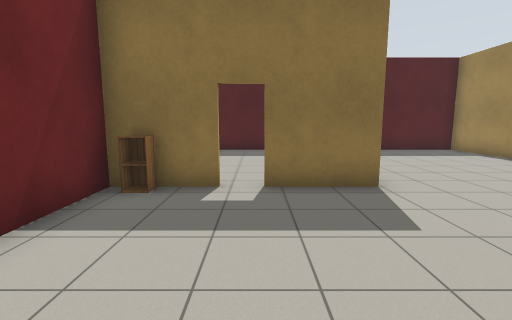
view 1 (above)

21 first-person views from a walk through a Gazebo world. The camera is 1.3 m above the floor, tilts 8° down and sees 85° across. The floor is counted in squares, 1 m on a side. Each view is taken from the middle of a square. On the plan, view 1 faces up. The plan holds only what a view shows up to about 13 squares ahead; the rest is blank. The robots in the file are not drawn. Gazebo's built-in surfaces are drawn with simple patterns.

view 2
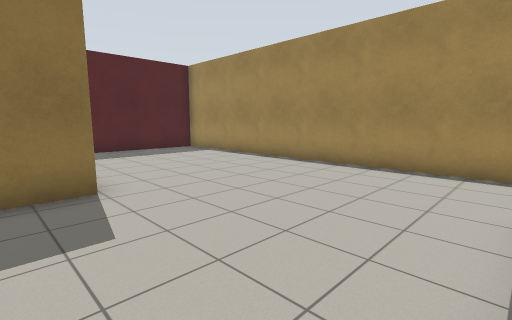

view 3
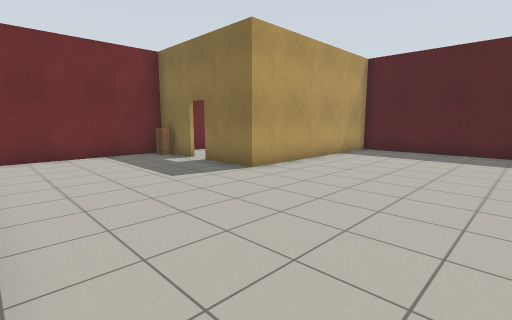

view 4
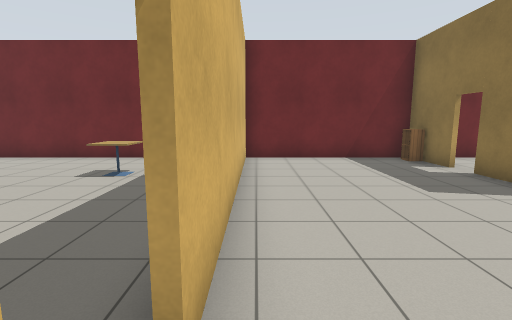

view 5
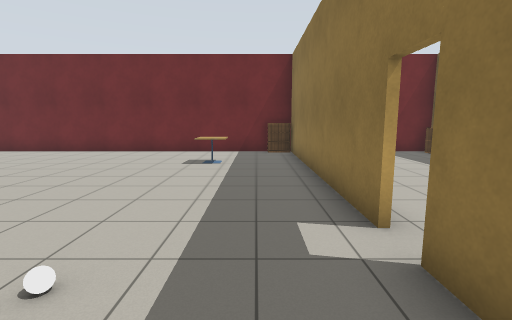

view 6
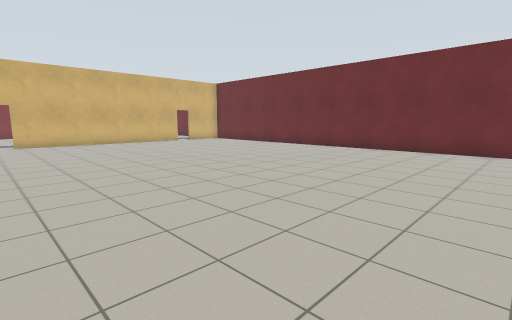

view 7
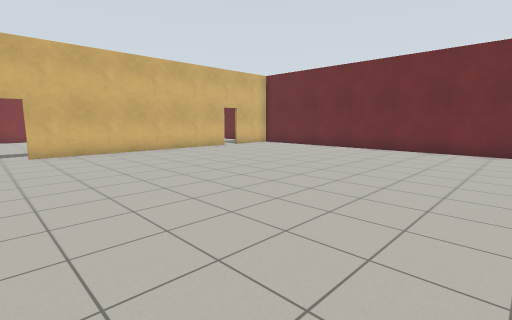

view 8
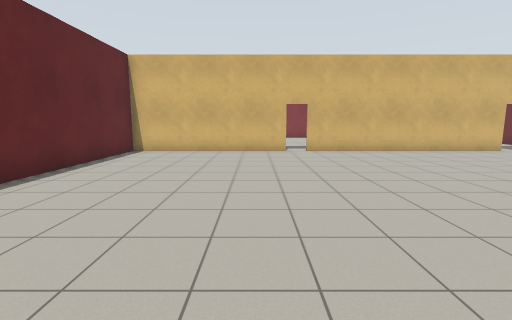

view 9
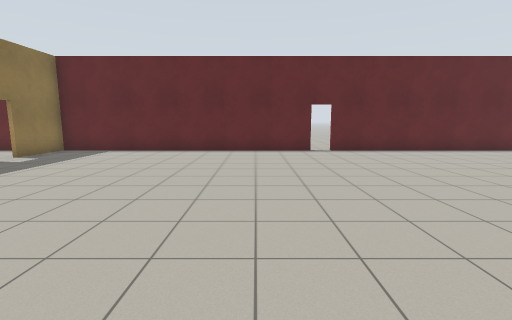

view 10
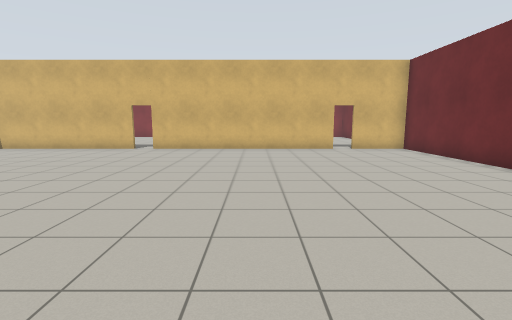

view 11
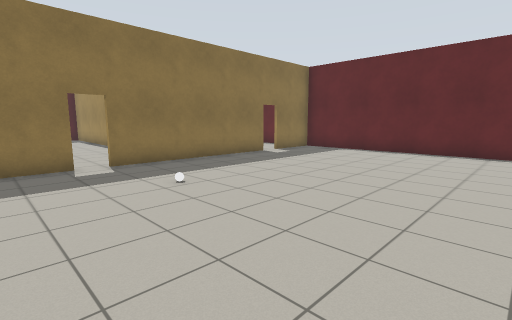

view 12
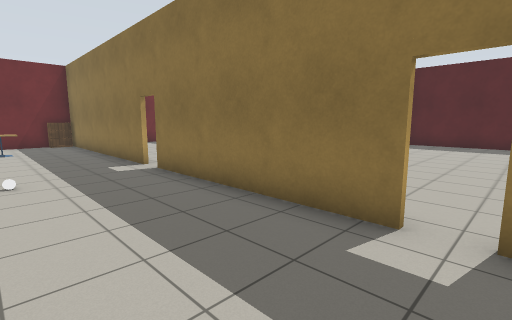

view 13
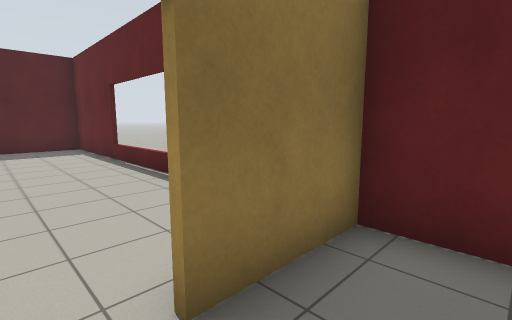

view 14
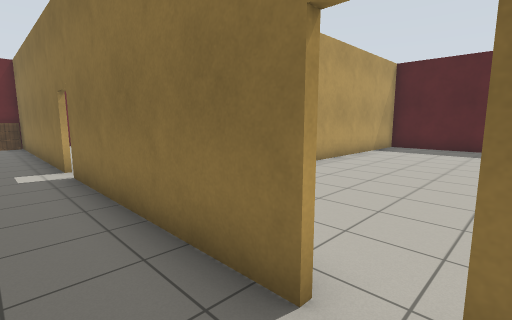

view 15
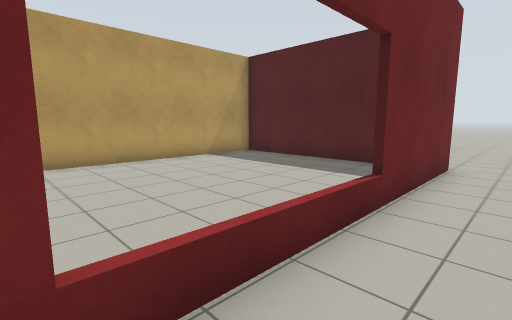

view 16
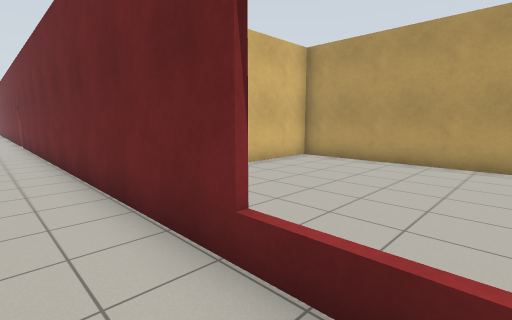

view 17
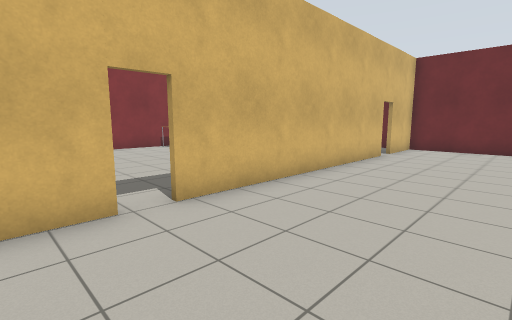

view 18
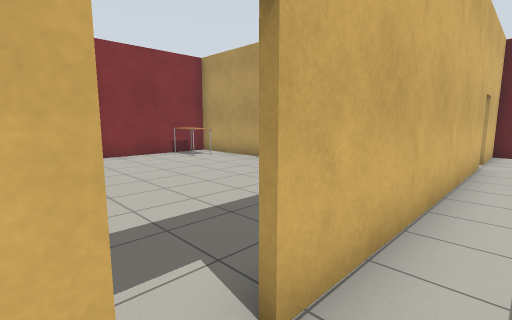

view 19
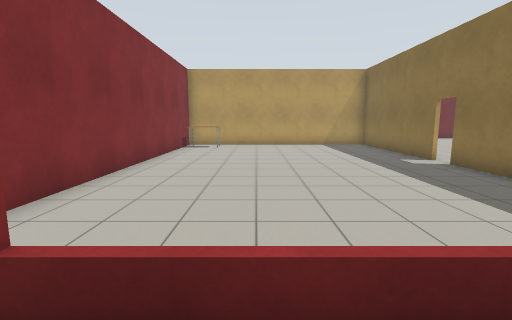

view 20
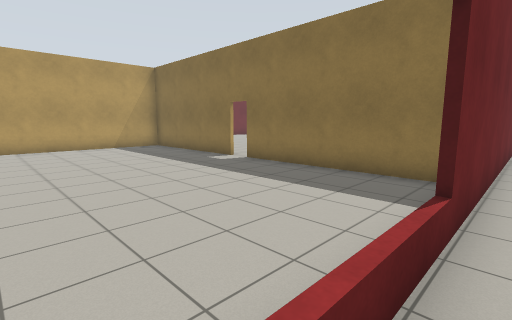

view 21
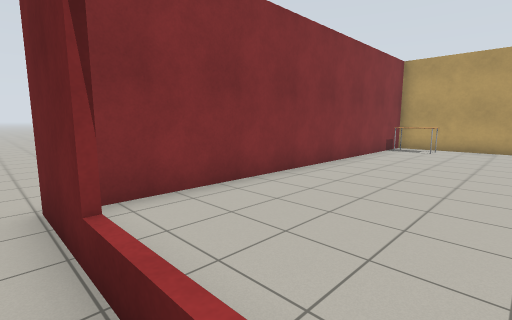

### Floor plan
Points are (right, up) in squares from view 1. A wall is a line through its corners. A room is listed if a view was taken in it or the views show most of it. See-through windows are left out.
Room 1 (views 1, 2, 3, 4)
walls: (-0.6, 5.4) (-2.9, 5.4) (-2.9, -0.6); (8.8, 0.2) (8.8, 12.6); (-2.6, -0.4) (5.8, -0.4); (9.1, 12.6) (2.4, 12.6) (2.4, 5.4) (0.1, 5.4)
ways out: opening at (-2, 0) to room 2; open door at (6, -0.5) to room 2; open door at (0, 5)
objects: cabinet (-2, 5)
Room 2 (views 5, 6, 7, 8, 9, 10, 11, 12, 13, 14, 17, 18)
walls: (16.3, -11.5) (16.3, -0.5) (13.8, -0.5); (5.8, -0.5) (-3, -0.5); (9.6, -22) (16.3, -22) (16.3, -12.2); (13, -0.5) (6.6, -0.5); (0.4, -22) (8.9, -22); (-2.9, -0.6) (-2.9, -22) (-0.5, -22)
ways out: opening at (-2, 0) to room 1; open door at (6, -0.5) to room 1; opening at (16, -12) to room 3; open door at (13.3, -0.3) to room 5; open door at (0, -22); open door at (9, -22)
objects: bookshelf (-3, -1) to (-2, -1); cafe table (0, -4) to (0, -3); white ball (7, -4)
Room 3 (views 15, 16, 19, 20, 21)
walls: (16.4, -15.8) (16.4, -31.9); (16.4, 12.8) (16.4, -11.1)
ways out: opening at (16, -12) to room 2; opening at (16, -33); opening at (16, 14)
Room 4 (no view inside)
walls: (8.9, -22.2) (4.9, -22.2); (15.6, -22.2) (9.6, -22.2); (2.7, -24.6) (2.7, -31.6) (15.8, -31.6)
objects: table (4, -31) to (4, -30)
Room 5 (no view inside)
walls: (16.3, 4.4) (16.3, 12.6) (9.1, 12.6); (9, 12.6) (9, -0.4) (12, -0.4); (16.3, 1.8) (16.3, 2.4)
ways out: open door at (13.3, -0.3) to room 2

Where each view was taken, in squares from view 1:
view 1: 0 up, 0 right, facing up
view 2: 0 up, 1 right, facing up-right
view 3: 0 up, 8 right, facing up-left
view 4: 0 up, 7 right, facing left
view 5: 2 down, 9 right, facing left
view 6: 5 down, 10 right, facing down-left
view 7: 10 down, 10 right, facing down-left
view 8: 10 down, 11 right, facing down
view 9: 9 down, 4 right, facing right
view 10: 9 down, 4 right, facing down
view 11: 9 down, 4 right, facing up-right
view 12: 4 down, 14 right, facing up-left
view 13: 2 down, 13 right, facing up-right
view 14: 2 down, 14 right, facing up-left
view 15: 4 up, 18 right, facing up-left
view 16: 6 up, 18 right, facing down-left
view 17: 18 down, 11 right, facing down-left
view 18: 21 down, 10 right, facing down-left
view 19: 28 down, 18 right, facing left
view 20: 29 down, 17 right, facing up-left
view 21: 27 down, 17 right, facing down-left
